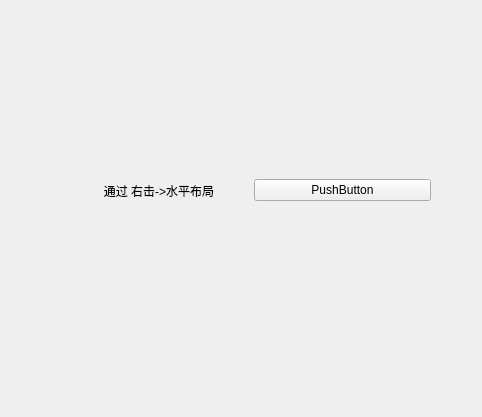
<?xml version="1.0" encoding="UTF-8"?>
<ui version="4.0">
 <class>Form</class>
 <widget class="QWidget" name="Form">
  <property name="geometry">
   <rect>
    <x>0</x>
    <y>0</y>
    <width>482</width>
    <height>417</height>
   </rect>
  </property>
  <property name="windowTitle">
   <string>Form</string>
  </property>
  <widget class="QWidget" name="">
   <property name="geometry">
    <rect>
     <x>70</x>
     <y>160</y>
     <width>361</width>
     <height>61</height>
    </rect>
   </property>
   <layout class="QHBoxLayout" name="horizontalLayout">
    <item>
     <widget class="QLabel" name="label">
      <property name="text">
       <string>通过 右击-&gt;水平布局</string>
      </property>
      <property name="alignment">
       <set>Qt::AlignCenter</set>
      </property>
     </widget>
    </item>
    <item>
     <widget class="QPushButton" name="pushButton">
      <property name="text">
       <string>PushButton</string>
      </property>
     </widget>
    </item>
   </layout>
  </widget>
 </widget>
 <resources/>
 <connections/>
</ui>
